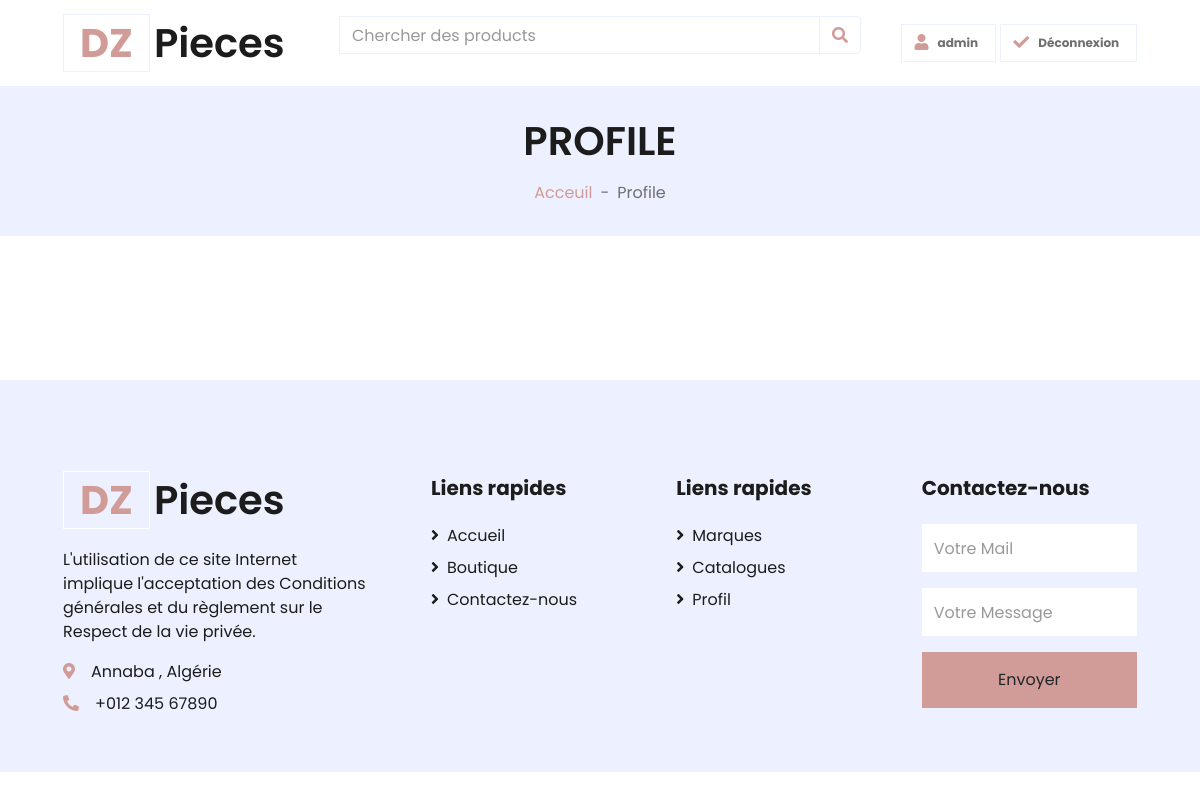
The page /Profil/ (signed in) on the database as committed earlier.
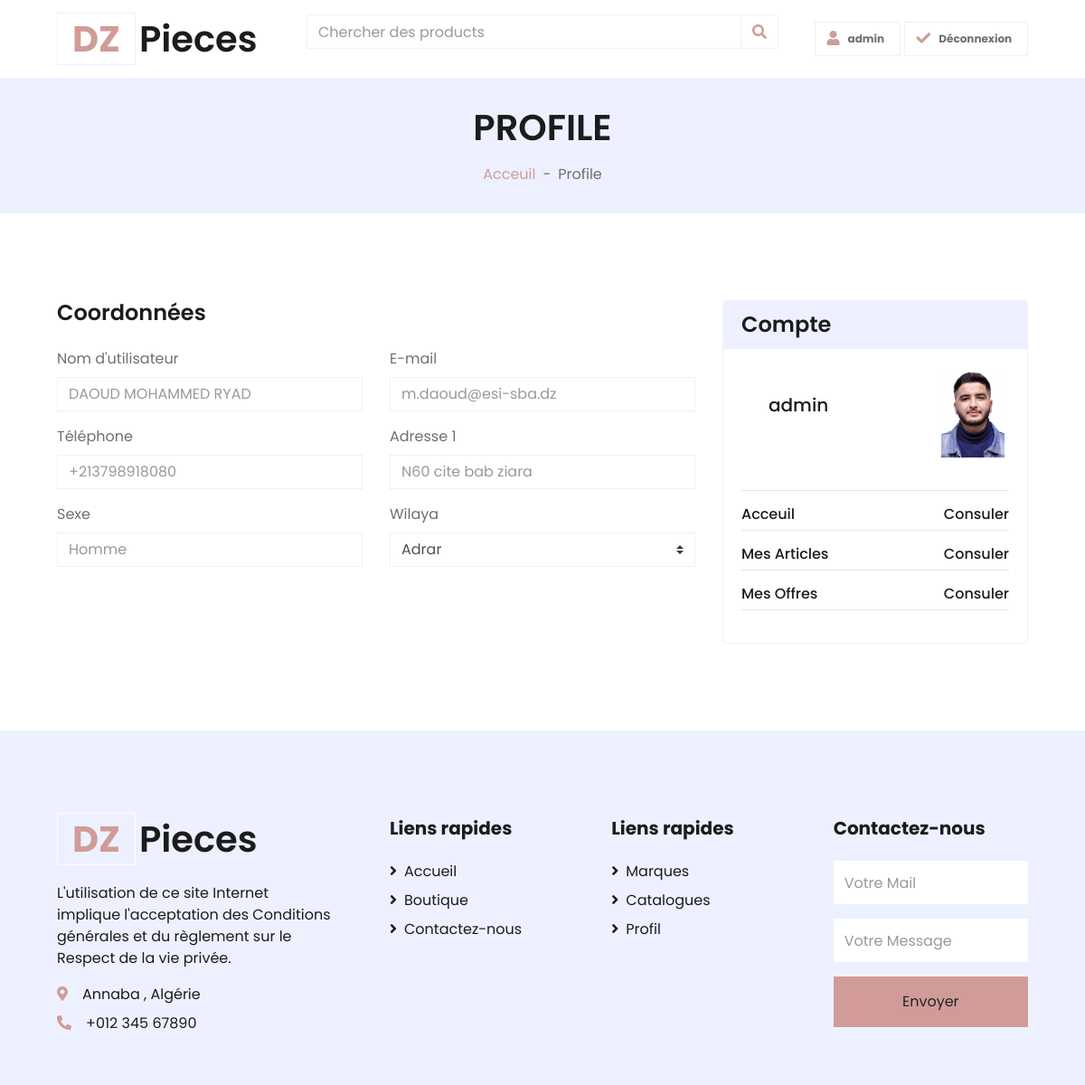
The same page on the database as committed later.
### Shop/models.py (models this page shows, shortened)
class Userprofile(models.Model):
    user = models.OneToOneField(User,related_name='userprofile', on_delete=models.CASCADE,null=True)
    CHOICES = (
        ('Homme', 'Homme'),
        ('Femme', 'Femme'),
    )
    user = models.ForeignKey(User, related_name='userprofile', on_delete=models.CASCADE, null=True)
    name = models.CharField(max_length=50, null=True)
    Sex = models.CharField(max_length=50, choices=CHOICES,null=True)
    Phone = models.CharField(max_length=50,null=True)
    Email = models.EmailField(max_length=200,null=True)
    Address = models.CharField(max_length=200, null=True)
    image =models.ImageField(null=True, blank=True)

### Shop/views.py (the view)
# urls.py: path('Profil/', Profil, name='Profil'),
@login_required
def Profil(request):
    users =Userprofile.objects.all()
    context = {'users':users}
    return render(request,"Shop/Profil.html",context)

### Shop/templates/Shop/Profil.html (shortened to what this page needs)
{% extends "Shop/Main.html" %}
{% block content %}
 <div class="container-fluid bg-secondary mb-5">
        <div class="d-flex flex-column align-items-center justify-content-center" style="min-height: 150px">
            <h1 class="font-weight-semi-bold text-uppercase mb-3">Profile</h1>
            <div class="d-inline-flex">
                <p class="m-0"><a href="">Acceuil</a></p>
                <p class="m-0 px-2">-</p>
                <p class="m-0">Profile</p>
            </div>
        </div>
    </div>
   <div class="container-fluid pt-5">
        <div class="row px-xl-5">
             {% for user in users %}
                    {% if user.user == request.user %}
            <div class="col-lg-8">
                <div class="mb-4">
                    <h4 class="font-weight-semi-bold mb-4">Coordonnées</h4>
                    <div class="row">
                        <div class="col-md-6 form-group">
                            <label>Nom d'utilisateur</label>
                            <input class="form-control" type="text" placeholder="{{user.name}}">
                        </div>
                        <div class="col-md-6 form-group">
                            <label>E-mail</label>
                            <input class="form-control" type="text" placeholder="{{user.Email}}">
                        </div>
                        <div class="col-md-6 form-group">
                            <label>Téléphone</label>
                            <input class="form-control" type="text" placeholder="{{user.Phone}}">
                        </div>
                        <div class="col-md-6 form-group">
                            <label>Adresse 1</label>
                            <input class="form-control" type="text" placeholder="{{user.Address}}">
                        </div>
                        <div class="col-md-6 form-group">
                            <label>Sexe</label>
                            <input class="form-control"  type="text" placeholder="{{user.Sex}}">
                        </div>
                        <div class="col-md-6 form-group">
                            <label>Wilaya</label>
                            <select class="custom-select"  name="wilaya">
                        <option selected value = "1">Adrar</option>
                                    </select>
                        </div>
                    </div>
                </div>
            </div>
            <div class="col-lg-4">
                <div class="card border-secondary mb-5">
                    <div class="card-header  align-items-center bg-secondary border-0">
                        <h4 class="font-weight-semi-bold  m-0"> Compte</h4>
                    </div>
                    <div class="card-body">
                        <div class="d-flex justify-content-between">
                            <h5  style="padding:30px" class="font-weight-medium mb-5">{{request.user.username}}</h5>
                             <span class="icon"><img style="float:left;  padding: 5px ;width: 80px " src="{{user.image.url}}"></span>
                        </div>
                        <hr class="mt-1">
                        <div class="d-flex justify-content-between ">
                            <h6 class="font-weight-medium"> Acceuil</h6>
                           <a href="{% url 'home' %}"> <h6 class="font-weight-medium"> Consuler</h6> </a>
                        </div>
                                                <hr class="mt-0">
                        <div class="d-flex justify-content-between">
                            <h6 class="font-weight-medium">Mes Articles</h6>
                           <a href="{% url 'articlesarticles' %}"> <h6 class="font-weight-medium"> Consuler</h6> </a>
                        </div>
                                                <hr class="mt-0">
                        <div class="d-flex justify-content-between">
                            <h6 class="font-weight-medium">Mes Offres</h6>
                           <a href="{% url 'offrepage' %}"> <h6 class="font-weight-medium"> Consuler</h6> </a>
                        </div>                        <hr class="mt-0">
                    </div>
                </div>
            </div>
            {% endif %}
                    {% endfor %}
        </div>
    </div>
{% endblock content %}

### Shop/templates/Shop/Main.html (shortened to what this page needs)
{% load static %}
<html lang="en">
<head>
    <link rel="stylesheet" href="https://stackpath.bootstrapcdn.com/bootstrap/4.1.3/css/bootstrap.min.css">
    <link href="https://cdnjs.cloudflare.com/ajax/libs/font-awesome/5.10.0/css/all.min.css" rel="stylesheet">
    <link href="{% static 'lib/owlcarousel/assets/owl.carousel.min.css' %}" rel="stylesheet">
    <link href="{% static 'css/style.css' %}" rel="stylesheet">
</head>
<body>
    <div class="container-fluid">
        <div class="row align-items-center py-3 px-xl-5">
            <div class="col-lg-3 d-none d-lg-block">
                <a href="{% url 'home' %}" class="text-decoration-none" >
                    <h1 class="m-0 display-5 font-weight-semi-bold"><span class="text-primary font-weight-bold border px-3 mr-1">DZ</span>Pieces</h1>
                </a>
            </div>
            <div class="col-lg-6 col-6 text-left">
                    <form method="GET" action=".">
                    <div class="input-group">
                        <input type="text" class="form-control" placeholder="Chercher des products">
                        <div class="input-group-append">
                            <button  name="name" class="input-group-text bg-transparent text-primary" type="submit">
                                <i  class="fa fa-search"></i>
                            </button>
                        </div>
                    </div>
                </form>
            </div>
            <div class="col-lg-3 col-6 text-right">
                {% if request.user.is_authenticated %}
                 <a href="{% url 'Profil' %}" class="btn border">
                    <i class="fas fa-user text-primary"></i>
                    <span class="badge">{{request.user}}</span>
                </a>
                <a href="{% url 'logout' %}" class="btn border">
                    <i class="fas fa-check text-primary"></i>
                    <span class="badge">Déconnexion</span>
                </a>
                {% endif %}
            </div>
        </div>
    </div>
{% block content %}
{% endblock content %}
    <div class="container-fluid bg-secondary text-dark mt-5 pt-5">
        <div class="row px-xl-5 pt-5">
            <div class="col-lg-4 col-md-12 mb-5 pr-3 pr-xl-5">
                <a href="" class="text-decoration-none">
                    <h1 class="mb-4 display-5 font-weight-semi-bold"><span class="text-primary font-weight-bold border border-white px-3 mr-1">DZ</span>Pieces</h1>
                </a>
                <p>L'utilisation de ce site Internet implique l'acceptation des Conditions générales et du règlement sur le Respect de la vie privée.</p>
                <p class="mb-2"><i class="fa fa-map-marker-alt text-primary mr-3"></i>Annaba , Algérie</p>
                <p class="mb-0"><i class="fa fa-phone-alt text-primary mr-3"></i>+012 345 67890</p>
            </div>
            <div class="col-lg-8 col-md-12">
                <div class="row">
                    <div class="col-md-4 mb-5">
                        <h5 class="font-weight-bold text-dark mb-4">Liens rapides</h5>
                        <div class="d-flex flex-column justify-content-start">
                            <a class="text-dark mb-2" href="{% url 'home' %}"><i class="fa fa-angle-right mr-2"></i>Accueil</a>
                            <a class="text-dark mb-2" href="{% url 'shop' %}"><i class="fa fa-angle-right mr-2"></i>Boutique</a>
                            <a class="text-dark" href="" ><i class="fa fa-angle-right mr-2"></i>Contactez-nous</a>
                        </div>
                    </div>
                    <div class="col-md-4 mb-5">
                        <h5 class="font-weight-bold text-dark mb-4">Liens rapides </h5>
                        <div class="d-flex flex-column justify-content-start">
                            <a class="text-dark mb-2" href="{% url 'brands' %}"><i class="fa fa-angle-right mr-2"></i>Marques</a>
                            <a class="text-dark mb-2" href="{% url 'catalogues' %}"><i class="fa fa-angle-right mr-2"></i>Catalogues</a>
                            <a class="text-dark mb-2" href="detail.html"><i class="fa fa-angle-right mr-2"></i>Profil</a>
                        </div>
                    </div>
                    <div class="col-md-4 mb-5">
                        <h5 class="font-weight-bold text-dark mb-4">Contactez-nous</h5>
                        <form action="">
                            <div class="form-group">
                                <input type="email" class="form-control border-0 py-4" placeholder="Votre Mail" required="required" />
                            </div>
                            <div class="form-group">
                                <input type="text" class="form-control border-0 py-4" placeholder="Votre Message" required="required" />
                            </div>
                            <div>
                                <button class="btn btn-primary btn-block border-0 py-3" type="submit">Envoyer</button>
                            </div>
                        </form>
                    </div>
                </div>
            </div>
        </div>
    </div>
</body>
</html>

Rows that differ between the two databases and show on the page:
added Userprofile: name "DAOUD MOHAMMED RYAD", Email "m.daoud@esi-sba.dz", Phone "+213798918080", Address "N60 cite bab ziara", Sex "Homme", {{ request.user.username }} "admin", image (picture)
